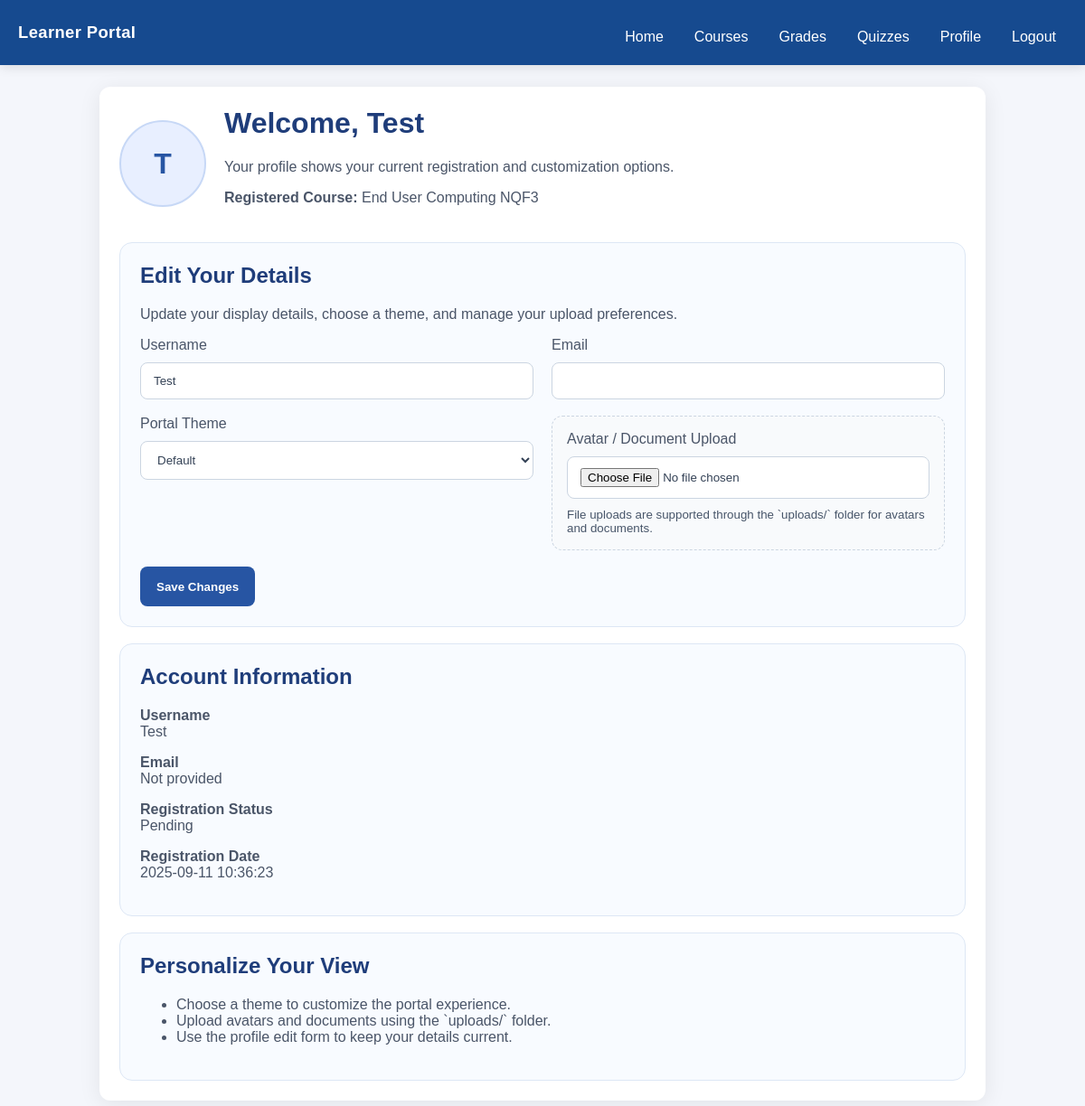
Screenshot of /profile.php (signed in) with the database file from the repository.
### tables this page shows
CREATE TABLE `registrations` (
  `id` int(11) NOT NULL,
  `user_id` int(11) DEFAULT NULL,
  `subject_id` int(11) DEFAULT NULL,
  `status` enum('Pending','Approved','Rejected') NOT NULL DEFAULT 'Pending',
  `registration_date` timestamp NOT NULL DEFAULT current_timestamp(),
  `email` varchar(255) DEFAULT NULL
);

CREATE TABLE `users` (
  `id` int(11) NOT NULL,
  `username` varchar(50) NOT NULL,
  `password` varchar(255) NOT NULL,
  `is_admin` tinyint(1) DEFAULT 0,
  `email` varchar(255) DEFAULT NULL
);

CREATE TABLE `subjects` (
  `id` int(11) NOT NULL,
  `name` varchar(100) NOT NULL
);

### profile.php (the view, shortened to what this page needs)
<?php
require_once __DIR__ . '/includes/app.php';
$mysqli = db_connect();
$user_id = $_SESSION['user_id'];
$theme = $_SESSION['profile_theme'] ?? 'default';
$stmt = $mysqli->prepare(
    "SELECT u.username, u.email, s.name AS subject_name, r.status, r.registration_date
     FROM users u
     LEFT JOIN registrations r ON u.id = r.user_id
     LEFT JOIN subjects s ON r.subject_id = s.id
     WHERE u.id = ?");
$stmt->bind_param('i', $user_id);
$stmt->execute();
$result = $stmt->get_result();
$profile = $result->fetch_assoc();
$username = $profile['username'] ?? $_SESSION['username'] ?? 'Student';
$avatarInitials = strtoupper(substr($username, 0, 1));
$themeClass = 'theme-' . ($theme === 'soft' ? 'soft' : ($theme === 'dark' ? 'dark' : 'default'));
?>
<!DOCTYPE html>
<html lang="en">
<head>
</head>
<body class="<?php echo htmlspecialchars($themeClass); ?>">
  <div class="page-container">
    <div class="avatar-section">
      <div class="avatar-placeholder"><?php echo htmlspecialchars($avatarInitials); ?></div>
      <div>
        <h1>Welcome, <?php echo htmlspecialchars($username); ?></h1>
        <p>Your profile shows your current registration and customization options.</p>
        <p><strong>Registered Course:</strong> <?php echo htmlspecialchars($profile['subject_name'] ?? 'No course registered'); ?></p>
      </div>
    </div>
    <div class="profile-card">
      <h2>Edit Your Details</h2>
      <p>Update your display details, choose a theme, and manage your upload preferences.</p>
      <form method="post" enctype="multipart/form-data">
        <div class="form-grid">
          <div class="form-group">
            <label for="username">Username</label>
            <input type="text" id="username" name="username" value="<?php echo htmlspecialchars($username); ?>" required>
          </div>
          <div class="form-group">
            <label for="email">Email</label>
            <input type="email" id="email" name="email" value="<?php echo htmlspecialchars($profile['email'] ?? ''); ?>" required>
          </div>
        </div>
        <div class="form-grid">
          <div class="form-group">
            <label for="theme">Portal Theme</label>
            <select id="theme" name="theme">
              <option value="default"<?php echo $theme === 'default' ? ' selected' : ''; ?>>Default</option>
            </select>
          </div>
          <div class="form-group file-upload">
            <label for="avatar_file">Avatar / Document Upload</label>
            <input type="file" id="avatar_file" name="avatar_file">
            <small>File uploads are supported through the `uploads/` folder for avatars and documents.</small>
          </div>
        </div>
        <button type="submit" name="update_profile" class="btn">Save Changes</button>
      </form>
    </div>
    <div class="course-card">
      <h2>Account Information</h2>
      <dl class="profile-info">
        <dt>Username</dt>
        <dd><?php echo htmlspecialchars($username); ?></dd>
        <dt>Email</dt>
        <dd><?php echo htmlspecialchars($profile['email'] ?? 'Not provided'); ?></dd>
        <dt>Registration Status</dt>
        <dd><?php echo htmlspecialchars($profile['status'] ?? 'Not registered'); ?></dd>
        <dt>Registration Date</dt>
        <dd><?php echo htmlspecialchars($profile['registration_date'] ?? '-'); ?></dd>
      </dl>
    </div>
    <div class="info-panel">
      <h2>Personalize Your View</h2>
      <ul>
        <li>Choose a theme to customize the portal experience.</li>
        <li>Upload avatars and documents using the `uploads/` folder.</li>
        <li>Use the profile edit form to keep your details current.</li>
      </ul>
    </div>
  </div>
</body>
</html>

### assets/css/style.css (style rules this page uses)
* { box-sizing: border-box; }
body { font-family: Arial, sans-serif; background: #f4f6fb; color: #2c3e50; margin: 0; padding: 0; }
.btn { display: inline-flex; align-items: center; justify-content: center; border: none; border-radius: 10px; padding: 11px 18px; font-weight: 600; cursor: pointer; transition: transform 0.2s ease, background 0.2s ease, color 0.2s ease; text-decoration: none; }
.page-container { max-width: 980px; margin: 24px auto; padding: 22px; background: #ffffff; border-radius: 12px; box-shadow: 0 4px 24px rgba(0, 0, 0, 0.08); }
.profile-info dt { font-weight: 700; margin-top: 16px; }
.profile-info dd { margin: 0 0 14px 0; }
.avatar-section { display: flex; align-items: center; gap: 20px; margin-bottom: 24px; }
.avatar-placeholder { width: 96px; height: 96px; border-radius: 50%; background: #e8efff; color: #2755a3; display: flex; align-items: center; justify-content: center; font-size: 2rem; font-weight: 700; border: 2px solid #c7d8f6; }
.profile-card, .quiz-card, .course-card, .info-panel { background: #f8fbff; border: 1px solid #dde7f5; border-radius: 14px; padding: 22px; margin-top: 18px; }
.form-grid { display: grid; grid-template-columns: 1fr 1fr; gap: 20px; }
.form-group { display: flex; flex-direction: column; gap: 10px; margin-bottom: 18px; }
input[type="text"], input[type="email"], select, textarea, input[type="file"] { width: 100%; padding: 12px 14px; border: 1px solid #cbd5e1; border-radius: 8px; background: #ffffff; color: #334155; }
.file-upload { color: #475569; border: 1px dashed #cbd5e1; background: #f8fafc; padding: 16px; border-radius: 12px; }
.theme-default .page-container { background: #ffffff; }
h1, h2, h3 { color: #1f3d7a; margin-top: 0; }
p, li, dt, dd, label { color: #4a5568; }
.btn, input[type="submit"], button { display: inline-flex; align-items: center; justify-content: center; min-height: 44px; padding: 0 18px; border: none; border-radius: 8px; background: #2755a3; color: #ffffff; font-weight: 600; cursor: pointer; transition: transform 0.15s ease, background 0.15s ease; }

### rows the page displays
registrations: user.username "T", user.username "Test", subject.name "End User Computing NQF3", username "Test", user.email "Not provided", status "Pending", registration_date "2025-09-11 10:36:23"

### other values shown
$label "Home"
$label "Courses"
$label "Grades"
$label "Quizzes"
$label "Profile"
